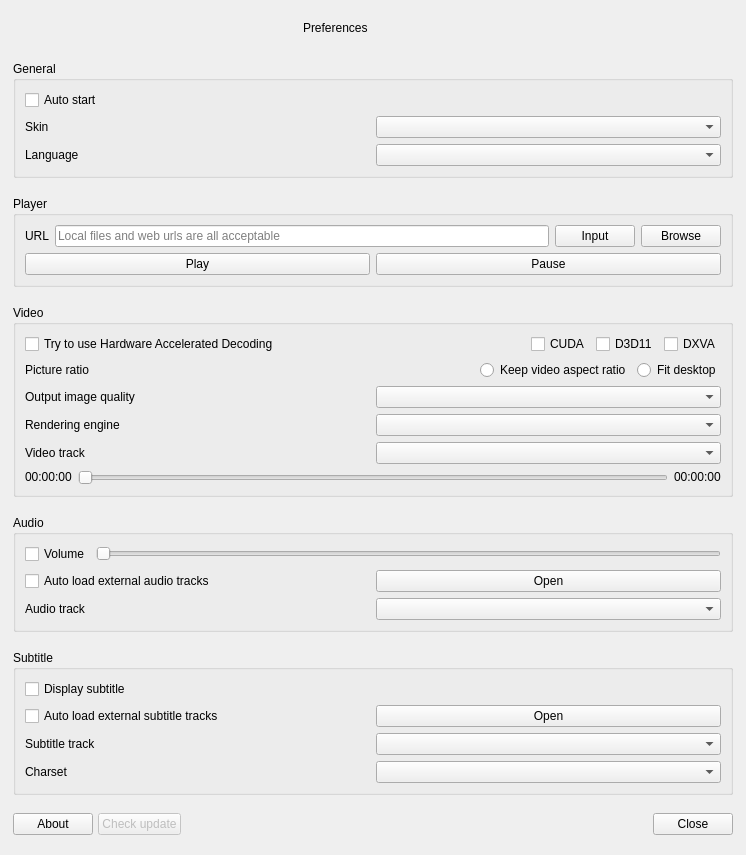
<?xml version="1.0" encoding="UTF-8"?>
<ui version="4.0">
 <class>PreferencesDialog</class>
 <widget class="FramelessWindow" name="PreferencesDialog">
  <property name="geometry">
   <rect>
    <x>0</x>
    <y>0</y>
    <width>746</width>
    <height>855</height>
   </rect>
  </property>
  <property name="sizePolicy">
   <sizepolicy hsizetype="Preferred" vsizetype="Preferred">
    <horstretch>0</horstretch>
    <verstretch>0</verstretch>
   </sizepolicy>
  </property>
  <property name="acceptDrops">
   <bool>true</bool>
  </property>
  <property name="windowTitle">
   <string>Preferences</string>
  </property>
  <property name="windowIcon">
   <iconset resource="../images.qrc">
    <normaloff>:/images/bee.ico</normaloff>:/images/bee.ico</iconset>
  </property>
  <property name="styleSheet">
   <string notr="true"/>
  </property>
  <layout class="QVBoxLayout" name="verticalLayout_2">
   <property name="spacing">
    <number>5</number>
   </property>
   <property name="leftMargin">
    <number>13</number>
   </property>
   <property name="topMargin">
    <number>0</number>
   </property>
   <property name="rightMargin">
    <number>13</number>
   </property>
   <property name="bottomMargin">
    <number>6</number>
   </property>
   <item>
    <widget class="QWidget" name="widget_windowTitleBar" native="true">
     <property name="sizePolicy">
      <sizepolicy hsizetype="Preferred" vsizetype="Fixed">
       <horstretch>0</horstretch>
       <verstretch>0</verstretch>
      </sizepolicy>
     </property>
     <property name="maximumSize">
      <size>
       <width>16777215</width>
       <height>30</height>
      </size>
     </property>
     <layout class="QHBoxLayout" name="horizontalLayout_7">
      <property name="spacing">
       <number>0</number>
      </property>
      <property name="leftMargin">
       <number>0</number>
      </property>
      <property name="topMargin">
       <number>0</number>
      </property>
      <property name="rightMargin">
       <number>0</number>
      </property>
      <property name="bottomMargin">
       <number>0</number>
      </property>
      <item>
       <widget class="QLabel" name="label_windowIcon">
        <property name="sizePolicy">
         <sizepolicy hsizetype="Fixed" vsizetype="Fixed">
          <horstretch>0</horstretch>
          <verstretch>0</verstretch>
         </sizepolicy>
        </property>
        <property name="minimumSize">
         <size>
          <width>15</width>
          <height>15</height>
         </size>
        </property>
        <property name="maximumSize">
         <size>
          <width>25</width>
          <height>25</height>
         </size>
        </property>
        <property name="text">
         <string/>
        </property>
        <property name="pixmap">
         <pixmap resource="../images.qrc">:/images/bee.ico</pixmap>
        </property>
        <property name="scaledContents">
         <bool>true</bool>
        </property>
       </widget>
      </item>
      <item>
       <spacer name="horizontalSpacer_3">
        <property name="orientation">
         <enum>Qt::Horizontal</enum>
        </property>
        <property name="sizeHint" stdset="0">
         <size>
          <width>40</width>
          <height>20</height>
         </size>
        </property>
       </spacer>
      </item>
      <item>
       <widget class="QLabel" name="label_windowTitle">
        <property name="sizePolicy">
         <sizepolicy hsizetype="Preferred" vsizetype="Fixed">
          <horstretch>0</horstretch>
          <verstretch>0</verstretch>
         </sizepolicy>
        </property>
        <property name="maximumSize">
         <size>
          <width>16777215</width>
          <height>30</height>
         </size>
        </property>
        <property name="text">
         <string>Preferences</string>
        </property>
       </widget>
      </item>
      <item>
       <spacer name="horizontalSpacer_4">
        <property name="orientation">
         <enum>Qt::Horizontal</enum>
        </property>
        <property name="sizeHint" stdset="0">
         <size>
          <width>40</width>
          <height>20</height>
         </size>
        </property>
       </spacer>
      </item>
      <item>
       <widget class="QPushButton" name="pushButton_minimize">
        <property name="sizePolicy">
         <sizepolicy hsizetype="Fixed" vsizetype="Fixed">
          <horstretch>0</horstretch>
          <verstretch>0</verstretch>
         </sizepolicy>
        </property>
        <property name="maximumSize">
         <size>
          <width>30</width>
          <height>30</height>
         </size>
        </property>
        <property name="text">
         <string/>
        </property>
        <property name="icon">
         <iconset resource="../images.qrc">
          <normaloff>:/images/minimize.ico</normaloff>:/images/minimize.ico</iconset>
        </property>
        <property name="flat">
         <bool>true</bool>
        </property>
       </widget>
      </item>
      <item>
       <widget class="QPushButton" name="pushButton_maximize">
        <property name="enabled">
         <bool>true</bool>
        </property>
        <property name="sizePolicy">
         <sizepolicy hsizetype="Fixed" vsizetype="Fixed">
          <horstretch>0</horstretch>
          <verstretch>0</verstretch>
         </sizepolicy>
        </property>
        <property name="maximumSize">
         <size>
          <width>30</width>
          <height>30</height>
         </size>
        </property>
        <property name="text">
         <string/>
        </property>
        <property name="icon">
         <iconset resource="../images.qrc">
          <normaloff>:/images/maximize.ico</normaloff>:/images/maximize.ico</iconset>
        </property>
        <property name="flat">
         <bool>true</bool>
        </property>
       </widget>
      </item>
      <item>
       <widget class="QPushButton" name="pushButton_close">
        <property name="sizePolicy">
         <sizepolicy hsizetype="Fixed" vsizetype="Fixed">
          <horstretch>0</horstretch>
          <verstretch>0</verstretch>
         </sizepolicy>
        </property>
        <property name="maximumSize">
         <size>
          <width>30</width>
          <height>30</height>
         </size>
        </property>
        <property name="text">
         <string/>
        </property>
        <property name="icon">
         <iconset resource="../images.qrc">
          <normaloff>:/images/close.ico</normaloff>:/images/close.ico</iconset>
        </property>
        <property name="flat">
         <bool>true</bool>
        </property>
       </widget>
      </item>
     </layout>
    </widget>
   </item>
   <item>
    <widget class="QGroupBox" name="groupBox_general">
     <property name="sizePolicy">
      <sizepolicy hsizetype="Preferred" vsizetype="Fixed">
       <horstretch>0</horstretch>
       <verstretch>0</verstretch>
      </sizepolicy>
     </property>
     <property name="title">
      <string>General</string>
     </property>
     <layout class="QVBoxLayout" name="verticalLayout_6">
      <item>
       <widget class="QCheckBox" name="checkBox_autoStart">
        <property name="text">
         <string>Auto start</string>
        </property>
       </widget>
      </item>
      <item>
       <layout class="QHBoxLayout" name="horizontalLayout_2">
        <item>
         <widget class="QLabel" name="label_skin">
          <property name="sizePolicy">
           <sizepolicy hsizetype="Preferred" vsizetype="Fixed">
            <horstretch>0</horstretch>
            <verstretch>0</verstretch>
           </sizepolicy>
          </property>
          <property name="text">
           <string>Skin</string>
          </property>
         </widget>
        </item>
        <item>
         <widget class="QComboBox" name="comboBox_skin"/>
        </item>
       </layout>
      </item>
      <item>
       <layout class="QHBoxLayout" name="horizontalLayout_16">
        <item>
         <widget class="QLabel" name="label_language">
          <property name="sizePolicy">
           <sizepolicy hsizetype="Preferred" vsizetype="Fixed">
            <horstretch>0</horstretch>
            <verstretch>0</verstretch>
           </sizepolicy>
          </property>
          <property name="text">
           <string>Language</string>
          </property>
         </widget>
        </item>
        <item>
         <widget class="QComboBox" name="comboBox_language"/>
        </item>
       </layout>
      </item>
     </layout>
    </widget>
   </item>
   <item>
    <widget class="QGroupBox" name="groupBox_player">
     <property name="sizePolicy">
      <sizepolicy hsizetype="Preferred" vsizetype="Fixed">
       <horstretch>0</horstretch>
       <verstretch>0</verstretch>
      </sizepolicy>
     </property>
     <property name="title">
      <string>Player</string>
     </property>
     <layout class="QVBoxLayout" name="verticalLayout">
      <item>
       <layout class="QHBoxLayout" name="horizontalLayout_3">
        <item>
         <widget class="QLabel" name="label_url">
          <property name="sizePolicy">
           <sizepolicy hsizetype="Preferred" vsizetype="Fixed">
            <horstretch>0</horstretch>
            <verstretch>0</verstretch>
           </sizepolicy>
          </property>
          <property name="text">
           <string>URL</string>
          </property>
         </widget>
        </item>
        <item>
         <widget class="QLineEdit" name="lineEdit_url">
          <property name="enabled">
           <bool>true</bool>
          </property>
          <property name="readOnly">
           <bool>true</bool>
          </property>
          <property name="placeholderText">
           <string>Local files and web urls are all acceptable</string>
          </property>
         </widget>
        </item>
        <item>
         <widget class="QPushButton" name="pushButton_url_input">
          <property name="text">
           <string>Input</string>
          </property>
         </widget>
        </item>
        <item>
         <widget class="QPushButton" name="pushButton_url_browse">
          <property name="text">
           <string>Browse</string>
          </property>
         </widget>
        </item>
       </layout>
      </item>
      <item>
       <layout class="QHBoxLayout" name="horizontalLayout_5">
        <item>
         <widget class="QPushButton" name="pushButton_play">
          <property name="text">
           <string>Play</string>
          </property>
         </widget>
        </item>
        <item>
         <widget class="QPushButton" name="pushButton_pause">
          <property name="text">
           <string>Pause</string>
          </property>
         </widget>
        </item>
       </layout>
      </item>
     </layout>
    </widget>
   </item>
   <item>
    <widget class="QGroupBox" name="groupBox_video">
     <property name="sizePolicy">
      <sizepolicy hsizetype="Preferred" vsizetype="Fixed">
       <horstretch>0</horstretch>
       <verstretch>0</verstretch>
      </sizepolicy>
     </property>
     <property name="title">
      <string>Video</string>
     </property>
     <layout class="QVBoxLayout" name="verticalLayout_3">
      <item>
       <layout class="QHBoxLayout" name="horizontalLayout_6">
        <item>
         <widget class="QCheckBox" name="checkBox_hwdec">
          <property name="text">
           <string>Try to use Hardware Accelerated Decoding</string>
          </property>
         </widget>
        </item>
        <item>
         <spacer name="horizontalSpacer_2">
          <property name="orientation">
           <enum>Qt::Horizontal</enum>
          </property>
          <property name="sizeHint" stdset="0">
           <size>
            <width>40</width>
            <height>20</height>
           </size>
          </property>
         </spacer>
        </item>
        <item>
         <widget class="QCheckBox" name="checkBox_hwdec_cuda">
          <property name="text">
           <string>CUDA</string>
          </property>
         </widget>
        </item>
        <item>
         <widget class="QCheckBox" name="checkBox_hwdec_d3d11">
          <property name="text">
           <string>D3D11</string>
          </property>
         </widget>
        </item>
        <item>
         <widget class="QCheckBox" name="checkBox_hwdec_dxva">
          <property name="text">
           <string>DXVA</string>
          </property>
         </widget>
        </item>
       </layout>
      </item>
      <item>
       <layout class="QHBoxLayout" name="horizontalLayout_8">
        <item>
         <widget class="QLabel" name="label_pictureRatio">
          <property name="sizePolicy">
           <sizepolicy hsizetype="Preferred" vsizetype="Fixed">
            <horstretch>0</horstretch>
            <verstretch>0</verstretch>
           </sizepolicy>
          </property>
          <property name="text">
           <string>Picture ratio</string>
          </property>
         </widget>
        </item>
        <item>
         <spacer name="horizontalSpacer_5">
          <property name="orientation">
           <enum>Qt::Horizontal</enum>
          </property>
          <property name="sizeHint" stdset="0">
           <size>
            <width>40</width>
            <height>20</height>
           </size>
          </property>
         </spacer>
        </item>
        <item>
         <widget class="QRadioButton" name="radioButton_ratio_videoAspectRatio">
          <property name="text">
           <string>Keep video aspect ratio</string>
          </property>
         </widget>
        </item>
        <item>
         <widget class="QRadioButton" name="radioButton_ratio_fitDesktop">
          <property name="text">
           <string>Fit desktop</string>
          </property>
         </widget>
        </item>
       </layout>
      </item>
      <item>
       <layout class="QHBoxLayout" name="horizontalLayout_18">
        <item>
         <widget class="QLabel" name="label_image_quality">
          <property name="sizePolicy">
           <sizepolicy hsizetype="Preferred" vsizetype="Fixed">
            <horstretch>0</horstretch>
            <verstretch>0</verstretch>
           </sizepolicy>
          </property>
          <property name="text">
           <string>Output image quality</string>
          </property>
         </widget>
        </item>
        <item>
         <widget class="QComboBox" name="comboBox_image_quality"/>
        </item>
       </layout>
      </item>
      <item>
       <layout class="QHBoxLayout" name="horizontalLayout_17">
        <item>
         <widget class="QLabel" name="label_video_renderer">
          <property name="sizePolicy">
           <sizepolicy hsizetype="Preferred" vsizetype="Fixed">
            <horstretch>0</horstretch>
            <verstretch>0</verstretch>
           </sizepolicy>
          </property>
          <property name="text">
           <string>Rendering engine</string>
          </property>
         </widget>
        </item>
        <item>
         <widget class="QComboBox" name="comboBox_video_renderer"/>
        </item>
       </layout>
      </item>
      <item>
       <layout class="QHBoxLayout" name="horizontalLayout_11">
        <item>
         <widget class="QLabel" name="label_video_track">
          <property name="sizePolicy">
           <sizepolicy hsizetype="Preferred" vsizetype="Fixed">
            <horstretch>0</horstretch>
            <verstretch>0</verstretch>
           </sizepolicy>
          </property>
          <property name="text">
           <string>Video track</string>
          </property>
         </widget>
        </item>
        <item>
         <widget class="QComboBox" name="comboBox_video_track"/>
        </item>
       </layout>
      </item>
      <item>
       <layout class="QHBoxLayout" name="horizontalLayout_12">
        <item>
         <widget class="QLabel" name="label_video_position">
          <property name="sizePolicy">
           <sizepolicy hsizetype="Preferred" vsizetype="Fixed">
            <horstretch>0</horstretch>
            <verstretch>0</verstretch>
           </sizepolicy>
          </property>
          <property name="text">
           <string>00:00:00</string>
          </property>
         </widget>
        </item>
        <item>
         <widget class="Slider" name="horizontalSlider_video_position">
          <property name="enabled">
           <bool>false</bool>
          </property>
          <property name="orientation">
           <enum>Qt::Horizontal</enum>
          </property>
         </widget>
        </item>
        <item>
         <widget class="QLabel" name="label_video_duration">
          <property name="sizePolicy">
           <sizepolicy hsizetype="Preferred" vsizetype="Fixed">
            <horstretch>0</horstretch>
            <verstretch>0</verstretch>
           </sizepolicy>
          </property>
          <property name="text">
           <string>00:00:00</string>
          </property>
         </widget>
        </item>
       </layout>
      </item>
     </layout>
    </widget>
   </item>
   <item>
    <widget class="QGroupBox" name="groupBox_audio">
     <property name="sizePolicy">
      <sizepolicy hsizetype="Preferred" vsizetype="Fixed">
       <horstretch>0</horstretch>
       <verstretch>0</verstretch>
      </sizepolicy>
     </property>
     <property name="title">
      <string>Audio</string>
     </property>
     <layout class="QVBoxLayout" name="verticalLayout_4">
      <item>
       <layout class="QHBoxLayout" name="horizontalLayout_4">
        <item>
         <widget class="QCheckBox" name="checkBox_volume">
          <property name="text">
           <string>Volume</string>
          </property>
         </widget>
        </item>
        <item>
         <widget class="Slider" name="horizontalSlider_volume">
          <property name="orientation">
           <enum>Qt::Horizontal</enum>
          </property>
         </widget>
        </item>
       </layout>
      </item>
      <item>
       <layout class="QHBoxLayout" name="horizontalLayout_15">
        <item>
         <widget class="QCheckBox" name="checkBox_audio_autoLoadExternal">
          <property name="text">
           <string>Auto load external audio tracks</string>
          </property>
         </widget>
        </item>
        <item>
         <widget class="QPushButton" name="pushButton_audio_open">
          <property name="text">
           <string>Open</string>
          </property>
         </widget>
        </item>
       </layout>
      </item>
      <item>
       <layout class="QHBoxLayout" name="horizontalLayout_9">
        <item>
         <widget class="QLabel" name="label_audio_track">
          <property name="sizePolicy">
           <sizepolicy hsizetype="Preferred" vsizetype="Fixed">
            <horstretch>0</horstretch>
            <verstretch>0</verstretch>
           </sizepolicy>
          </property>
          <property name="text">
           <string>Audio track</string>
          </property>
         </widget>
        </item>
        <item>
         <widget class="QComboBox" name="comboBox_audio_track"/>
        </item>
       </layout>
      </item>
     </layout>
    </widget>
   </item>
   <item>
    <widget class="QGroupBox" name="groupBox_subtitle">
     <property name="sizePolicy">
      <sizepolicy hsizetype="Preferred" vsizetype="Fixed">
       <horstretch>0</horstretch>
       <verstretch>0</verstretch>
      </sizepolicy>
     </property>
     <property name="title">
      <string>Subtitle</string>
     </property>
     <layout class="QVBoxLayout" name="verticalLayout_5">
      <item>
       <widget class="QCheckBox" name="checkBox_displaySubtitle">
        <property name="text">
         <string>Display subtitle</string>
        </property>
       </widget>
      </item>
      <item>
       <layout class="QHBoxLayout" name="horizontalLayout_14">
        <item>
         <widget class="QCheckBox" name="checkBox_subtitle_autoLoadExternal">
          <property name="text">
           <string>Auto load external subtitle tracks</string>
          </property>
         </widget>
        </item>
        <item>
         <widget class="QPushButton" name="pushButton_subtitle_open">
          <property name="text">
           <string>Open</string>
          </property>
         </widget>
        </item>
       </layout>
      </item>
      <item>
       <layout class="QHBoxLayout" name="horizontalLayout_10">
        <item>
         <widget class="QLabel" name="label_subtitle_track">
          <property name="sizePolicy">
           <sizepolicy hsizetype="Preferred" vsizetype="Fixed">
            <horstretch>0</horstretch>
            <verstretch>0</verstretch>
           </sizepolicy>
          </property>
          <property name="text">
           <string>Subtitle track</string>
          </property>
         </widget>
        </item>
        <item>
         <widget class="QComboBox" name="comboBox_subtitle_track"/>
        </item>
       </layout>
      </item>
      <item>
       <layout class="QHBoxLayout" name="horizontalLayout_13">
        <item>
         <widget class="QLabel" name="label_subtitle_charset">
          <property name="sizePolicy">
           <sizepolicy hsizetype="Preferred" vsizetype="Fixed">
            <horstretch>0</horstretch>
            <verstretch>0</verstretch>
           </sizepolicy>
          </property>
          <property name="text">
           <string>Charset</string>
          </property>
         </widget>
        </item>
        <item>
         <widget class="QComboBox" name="comboBox_subtitle_charset"/>
        </item>
       </layout>
      </item>
     </layout>
    </widget>
   </item>
   <item>
    <layout class="QHBoxLayout" name="horizontalLayout">
     <item>
      <widget class="QPushButton" name="pushButton_about">
       <property name="text">
        <string>About</string>
       </property>
      </widget>
     </item>
     <item>
      <widget class="QPushButton" name="pushButton_check_update">
       <property name="enabled">
        <bool>false</bool>
       </property>
       <property name="text">
        <string>Check update</string>
       </property>
      </widget>
     </item>
     <item>
      <spacer name="horizontalSpacer">
       <property name="orientation">
        <enum>Qt::Horizontal</enum>
       </property>
       <property name="sizeHint" stdset="0">
        <size>
         <width>40</width>
         <height>20</height>
        </size>
       </property>
      </spacer>
     </item>
     <item>
      <widget class="QPushButton" name="pushButton_cancel">
       <property name="text">
        <string>Close</string>
       </property>
      </widget>
     </item>
    </layout>
   </item>
  </layout>
 </widget>
 <customwidgets>
  <customwidget>
   <class>FramelessWindow</class>
   <extends>QWidget</extends>
   <header>qtniceframelesswindow.h</header>
   <container>1</container>
  </customwidget>
  <customwidget>
   <class>Slider</class>
   <extends>QSlider</extends>
   <header>slider.h</header>
  </customwidget>
 </customwidgets>
 <resources>
  <include location="../images.qrc"/>
 </resources>
 <connections/>
</ui>
